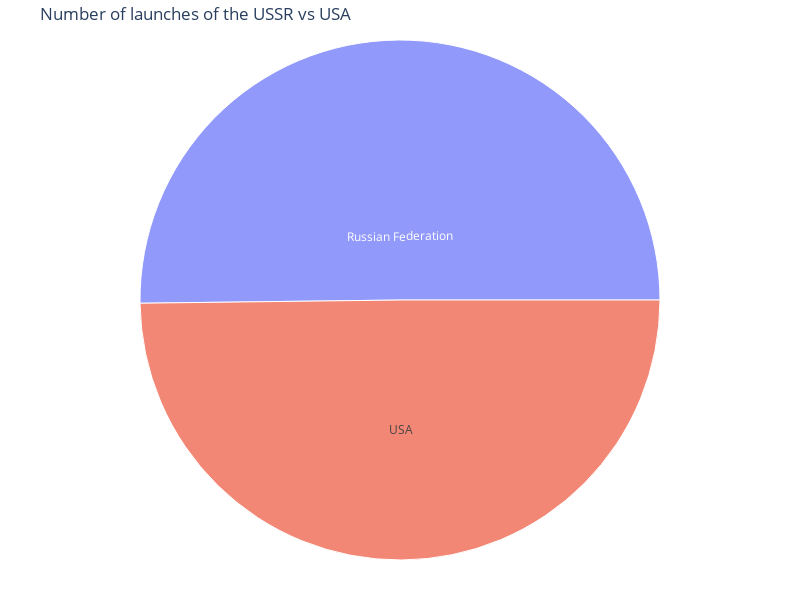

The code cell stored with this chart in its notebook:
### Markdown cell above
## Create a Plotly Pie Chart comparing the total number of launches of the USSR and the USA

Hint: Remember to include former Soviet Republics like Kazakhstan when analysing the total number of launches.

### Code cell
cold_war_country_code = ["RUS", "USA"]
fig = px.sunburst(df_data.loc[df_data.Country_Code.isin(cold_war_country_code)], path = ["Country"], 
                  values = "Count", 
                  
                  )
fig.update_layout(
    title_text = 'Number of launches of the USSR vs USA', 
    width = 800, 
    height = 600,
    margin = dict(t=40, l =0, r = 0, b=40)
)
fig.show()

### Figure 1 — Plotly figure (JSON) as saved in the notebook; plotly's stock layout.template omitted (floating-point values rounded to 4 significant figures)
{"data": [{"branchvalues": "total", "domain": {"x": [0, 1], "y": [0, 1]}, "hovertemplate": "labels=%{label}<br>Count=%{value}<br>parent=%{parent}<br>id=%{id}<extra></extra>", "ids": ["Russian Federation", "USA"], "labels": ["Russian Federation", "USA"], "name": "", "parents": ["", ""], "type": "sunburst", "values": [1398, 1387]}], "layout": {"height": 600, "legend": {"tracegroupgap": 0}, "margin": {"b": 40, "l": 0, "r": 0, "t": 40}, "title": {"text": "Number of launches of the USSR vs USA"}, "width": 800}}
